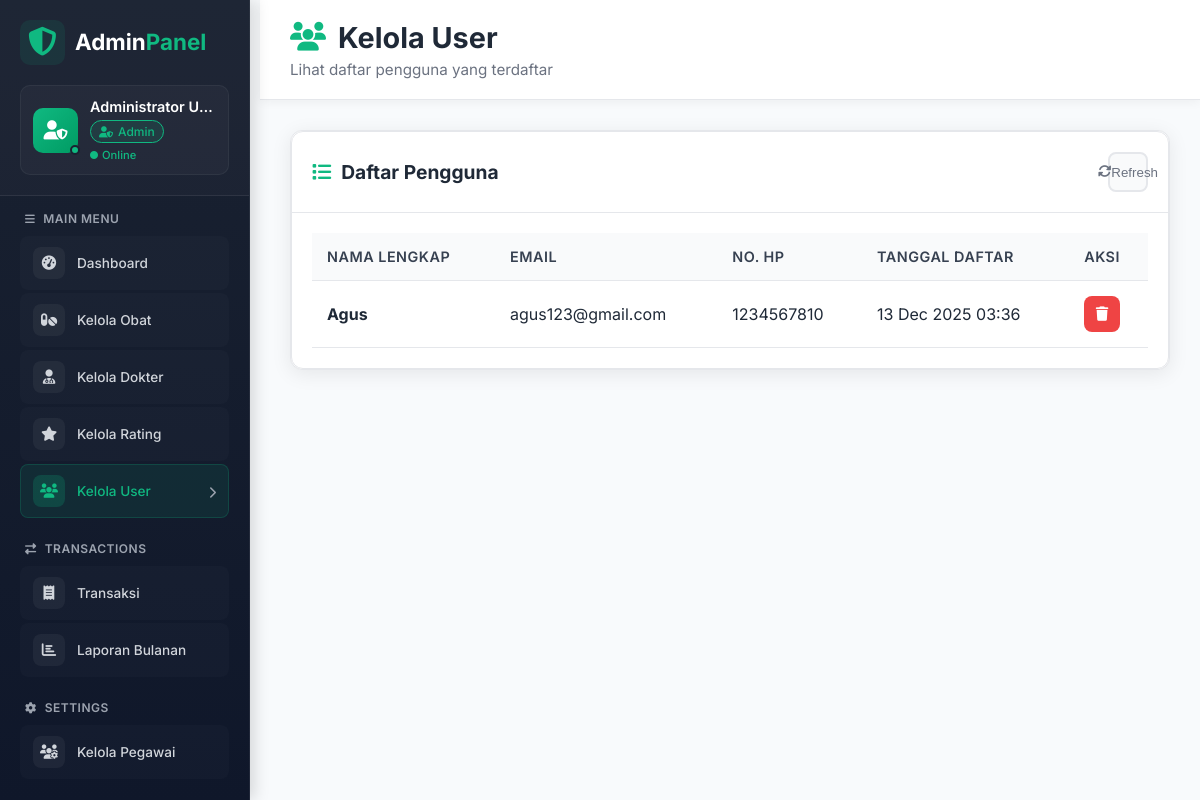
Page /screen/admin/users.php (signed in) on the committed database.
### tables this page shows
CREATE TABLE `pegawai` (
  `id` int(11) NOT NULL,
  `username` varchar(50) NOT NULL,
  `password` varchar(255) NOT NULL,
  `nama_lengkap` varchar(100) NOT NULL,
  `status` enum('active','inactive') DEFAULT 'active',
  `role` varchar(20) NOT NULL DEFAULT 'admin',
  `created_at` timestamp NOT NULL DEFAULT current_timestamp(),
  `last_login` timestamp NULL DEFAULT NULL
);

CREATE TABLE `users` (
  `id` int(11) NOT NULL,
  `nama_lengkap` varchar(100) NOT NULL,
  `email` varchar(100) NOT NULL,
  `password` varchar(255) NOT NULL,
  `no_hp` varchar(20) DEFAULT NULL,
  `created_at` timestamp NOT NULL DEFAULT current_timestamp()
);

### includes/auth.php (called while the page is built, shortened)
<?php
function isLoggedIn() {
    return isset($_SESSION['pegawai_id']) && !empty($_SESSION['pegawai_id']);
}
function getCurrentUser($conn = null) {
    $user_id = $_SESSION['pegawai_id'];
    if ($conn) {
        $sql = "SELECT id, username, nama_lengkap, status, role, created_at, last_login
                FROM pegawai
                WHERE id = '$user_id' AND status = 'active'";
        $result = mysqli_query($conn, $sql);
        if ($row = mysqli_fetch_assoc($result)) {
            return $row;
        } else {
            session_destroy();
            return null;
        }
    }
    return [
        'id' => $_SESSION['pegawai_id'],
        'username' => $_SESSION['username'],
        'nama_lengkap' => $_SESSION['nama_lengkap'],
        'status' => $_SESSION['status'] ?? 'active',
        'role' => $_SESSION['role'] ?? 'admin'
    ];
}

### screen/admin/users.php (the view, shortened to what this page needs)
<?php
require_once dirname(dirname(dirname(__FILE__))) . '/config.php';
$query = "SELECT * FROM users ORDER BY created_at DESC";
$result = mysqli_query($conn, $query);
?>
<!DOCTYPE html>
<html lang="id">
<head>
    <link rel="stylesheet" href="style.css">
    <link rel="stylesheet" href="https://cdnjs.cloudflare.com/ajax/libs/font-awesome/6.4.0/css/all.min.css">
</head>
<body>
    <?php include 'sidebar.php'; ?>
    <div class="main-content">
        <header class="main-header">
            <div class="header-left">
                <h1><i class="fas fa-users"></i> Kelola User</h1>
                <p>Lihat daftar pengguna yang terdaftar</p>
            </div>
        </header>
        <div class="content-wrapper">
            <div class="table-section">
                <div class="card">
                    <div class="card-header">
                        <h3><i class="fas fa-list"></i> Daftar Pengguna</h3>
                        <div class="card-actions">
                            <button class="btn-refresh" onclick="location.reload()">
                                <i class="fas fa-sync-alt"></i> Refresh
                            </button>
                        </div>
                    </div>
                    <div class="card-body">
                        <div class="table-responsive">
                            <table class="table">
                                <thead>
                                    <tr>
                                        <th>Nama Lengkap</th>
                                        <th>Email</th>
                                        <th>No. HP</th>
                                        <th>Tanggal Daftar</th>
                                        <th>Aksi</th>
                                    </tr>
                                </thead>
                                <tbody>
                                    <?php if(mysqli_num_rows($result) > 0): ?>
                                        <?php while($user = mysqli_fetch_assoc($result)): ?>
                                        <tr>
                                            <td>
                                                <strong><?php echo htmlspecialchars($user['nama_lengkap']); ?></strong>
                                            </td>
                                            <td>
                                                <?php echo htmlspecialchars($user['email']); ?>
                                            </td>
                                            <td>
                                                <?php echo htmlspecialchars($user['no_hp']); ?>
                                            </td>
                                            <td>
                                                <?php echo date('d M Y H:i', strtotime($user['created_at'])); ?>
                                            </td>
                                            <td>
                                                <div class="action-buttons">
                                                    <form method="POST" class="delete-form" onsubmit="return confirm('Yakin ingin menghapus user ini?')">
                                                        <button type="submit" name="hapus_user" class="btn-action btn-delete" title="Hapus">
                                                            <i class="fas fa-trash"></i>
                                                        </button>
                                                    </form>
                                                </div>
                                            </td>
                                        </tr>
                                        <?php endwhile; ?>
                                    <?php endif; ?>
                                </tbody>
                            </table>
                        </div>
                    </div>
                </div>
            </div>
        </div>
    </div>
</body>
</html>

### screen/admin/sidebar.php (shortened to what this page needs)
<?php
require_once dirname(dirname(dirname(__FILE__))) . '/config.php';
$currentUser = getCurrentUser($conn);
$username = $currentUser ? $currentUser['nama_lengkap'] : 'Admin';
$userRole = 'admin';
if ($currentUser && isset($currentUser['role']) && !empty($currentUser['role'])) {
    $userRole = $currentUser['role'];
}
elseif (isset($_SESSION['user_role']) && !empty($_SESSION['user_role'])) {
    $userRole = $_SESSION['user_role'];
}
elseif (isset($_SESSION['role']) && !empty($_SESSION['role'])) {
    $userRole = $_SESSION['role'];
    $_SESSION['user_role'] = $userRole;
}
$userRoleDisplay = ucfirst(trim($userRole));
$userRoleKey = strtolower(trim($userRole));
$roleConfig = [
    'admin' => ['icon' => 'fa-user-shield', 'color' => '#10b981', 'title' => 'Admin'],
    'developer' => ['icon' => 'fa-laptop-code', 'color' => '#3b82f6', 'title' => 'Developer'],
    'superadmin' => ['icon' => 'fa-crown', 'color' => '#f59e0b', 'title' => 'Super Admin'],
    'super admin' => ['icon' => 'fa-crown', 'color' => '#f59e0b', 'title' => 'Super Admin'],
    'manager' => ['icon' => 'fa-user-tie', 'color' => '#8b5cf6', 'title' => 'Manager'],
    'kasir' => ['icon' => 'fa-cash-register', 'color' => '#ec4899', 'title' => 'Kasir'],
    'staff' => ['icon' => 'fa-user', 'color' => '#6366f1', 'title' => 'Staff'],
    'custom' => ['icon' => 'fa-user-tag', 'color' => '#6b7280', 'title' => 'Custom'],
    'default' => ['icon' => 'fa-user', 'color' => '#9ca3af', 'title' => 'User']
];
$currentRoleConfig = $roleConfig['default'];
if (isset($roleConfig[$userRoleKey])) {
    $currentRoleConfig = $roleConfig[$userRoleKey];
}
$current_page = basename($_SERVER['PHP_SELF']);
function darkenColor($color, $amount = 30)
{
    if ($color[0] == '#') {
        $color = substr($color, 1);
        $r = hexdec(substr($color, 0, 2));
        $g = hexdec(substr($color, 2, 2));
        $b = hexdec(substr($color, 4, 2));
        $r = max(0, $r - $amount);
        $g = max(0, $g - $amount);
        $b = max(0, $b - $amount);
        return sprintf("#%02x%02x%02x", $r, $g, $b);
    }
    return $color;
}
$darkColor = darkenColor($currentRoleConfig['color'], 30);
?>
<div class="admin-sidebar">
    <div class="admin-header">
        <div class="admin-logo">
            <i class="fas fa-shield-alt"></i>
            <h2>Admin<span>Panel</span></h2>
        </div>
        <div class="user-profile">
            <div class="user-avatar"
                style="background: linear-gradient(135deg, <?php echo $currentRoleConfig['color']; ?> 0%, <?php echo $darkColor; ?> 100%);">
                <i class="fas <?php echo $currentRoleConfig['icon']; ?>"></i>
                <div class="online-indicator"></div>
            </div>
            <div class="user-info">
                <h4 class="user-name"><?php echo htmlspecialchars($username); ?></h4>
                <div class="user-role-info">
                    <span class="role-badge"
                        style="background: <?php echo $currentRoleConfig['color']; ?>20; color: <?php echo $currentRoleConfig['color']; ?>;">
                        <i class="fas <?php echo $currentRoleConfig['icon']; ?>"></i>
                        <?php echo $userRoleDisplay; ?>
                    </span>
                </div>
                <div class="user-meta">
                    <span class="user-status active">
                        <i class="fas fa-circle"></i> Online
                    </span>
                </div>
            </div>
        </div>
    </div>
    <div class="sidebar-scrollable">
        <nav class="admin-nav">
            <div class="nav-section">
                <p class="nav-title">
                    <i class="fas fa-bars"></i> MAIN MENU
                </p>
                <a href="index.php" class="nav-item <?php echo $current_page == 'index.php' ? 'active' : ''; ?>">
                    <div class="nav-icon">
                        <i class="fas fa-tachometer-alt"></i>
                    </div>
                    <span class="nav-text">Dashboard</span>
                </a>
                <a href="obat.php" class="nav-item <?php echo $current_page == 'obat.php' ? 'active' : ''; ?>">
                    <div class="nav-icon">
                        <i class="fas fa-pills"></i>
                    </div>
                    <span class="nav-text">Kelola Obat</span>
                </a>
                <a href="dokter.php" class="nav-item <?php echo $current_page == 'dokter.php' ? 'active' : ''; ?>">
                    <div class="nav-icon">
                        <i class="fas fa-user-md"></i>
                    </div>
                    <span class="nav-text">Kelola Dokter</span>
                </a>
                <a href="rating.php" class="nav-item <?php echo $current_page == 'rating.php' ? 'active' : ''; ?>">
                    <div class="nav-icon">
                        <i class="fas fa-star"></i>
                    </div>
                    <span class="nav-text">Kelola Rating</span>
                </a>
                <a href="users.php" class="nav-item <?php echo $current_page == 'users.php' ? 'active' : ''; ?>">
                    <div class="nav-icon">
                        <i class="fas fa-users"></i>
                    </div>
                    <span class="nav-text">Kelola User</span>
                    <div class="nav-indicator">
                        <i class="fas fa-chevron-right"></i>
                    </div>
                </a>
            </div>
            <div class="nav-section">
                <p class="nav-title">
                    <i class="fas fa-exchange-alt"></i> TRANSACTIONS
                </p>
                <a href="transaksi.php"
                    class="nav-item <?php echo $current_page == 'transaksi.php' ? 'active' : ''; ?>">
                    <div class="nav-icon">
                        <i class="fas fa-receipt"></i>
                    </div>
                    <span class="nav-text">Transaksi</span>
                </a>
                <a href="laporan_bulanan.php"
                    class="nav-item <?php echo $current_page == 'laporan_bulanan.php' ? 'active' : ''; ?>">
                    <div class="nav-icon">
                        <i class="fas fa-chart-bar"></i>
                    </div>
                    <span class="nav-text">Laporan Bulanan</span>
                </a>
            </div>
            <div class="nav-section">
                <p class="nav-title">
                    <i class="fas fa-cog"></i> SETTINGS
                </p>
                <a href="pegawai.php" class="nav-item <?php echo $current_page == 'pegawai.php' ? 'active' : ''; ?>">
                    <div class="nav-icon">
                        <i class="fas fa-users-cog"></i>
                    </div>
                    <span class="nav-text">Kelola Pegawai</span>
                </a>
            </div>
        </nav>
    </div>
</div>

### screen/admin/style.css (style rules this page uses)
:root { --primary: #10b981; --primary-dark: #059669; --primary-light: #d1fae5; --secondary: #3b82f6; --accent: #f59e0b; --danger: #ef4444; --success: #10b981; --warning: #f59e0b; --info: #3b82f6; --dark: #1f2937; --dark-light: #374151; --light: #f9fafb; --gray: #6b7280; --gray-light: #e5e7eb; --border: #e5e7eb; --shadow: 0 4px 20px rgba(0, 0, 0, 0.08); --radius: 12px; --transition: all 0.3s ease; }
* { margin: 0; padding: 0; box-sizing: border-box; }
body { font-family: 'Inter', sans-serif; background: #f8fafc; color: var(--dark); display: flex; min-height: 100vh; overflow-x: hidden; }
.main-content { flex: 1; margin-left: 260px; padding: 0; min-height: 100vh; transition: var(--transition); }
.main-header { background: white; padding: 20px 30px; border-bottom: 1px solid var(--border); display: flex; justify-content: space-between; align-items: center; position: sticky; top: 0; z-index: 100; box-shadow: 0 2px 10px rgba(0, 0, 0, 0.05); }
.header-left h1 { font-size: 1.8rem; color: var(--dark); margin-bottom: 5px; display: flex; align-items: center; gap: 12px; }
.header-left h1 i { color: var(--primary); }
.header-left p { color: var(--gray); font-size: 0.95rem; }
.content-wrapper { display: grid; grid-template-columns: 1fr 1fr; gap: 30px; padding: 30px; }
.form-section, .table-section { background: white; border-radius: var(--radius); box-shadow: var(--shadow); border: 1px solid var(--border); overflow: hidden; }
.card { display: flex; flex-direction: column; height: 100%; }
.card-header { padding: 20px; border-bottom: 1px solid var(--border); display: flex; justify-content: space-between; align-items: center; }
.card-header h3 { font-size: 1.2rem; color: var(--dark); display: flex; align-items: center; gap: 10px; }
.card-header h3 i { color: var(--primary); }
.card-actions { display: flex; gap: 10px; }
.btn-refresh { background: var(--light); border: 2px solid var(--border); width: 40px; height: 40px; border-radius: 8px; display: flex; align-items: center; justify-content: center; cursor: pointer; color: var(--gray); transition: var(--transition); }
.card-body { padding: 20px; flex: 1; overflow-y: auto; }
.table-responsive { overflow-x: auto; }
table { width: 100%; border-collapse: collapse; }
thead { background: var(--light); }
th, td { padding: 15px; text-align: left; border-bottom: 1px solid var(--border); }
th { font-weight: 600; color: var(--dark-light); font-size: 0.9rem; text-transform: uppercase; letter-spacing: 0.5px; }
.action-buttons { display: flex; gap: 8px; }
.btn-action { width: 36px; height: 36px; border-radius: 8px; border: none; display: flex; align-items: center; justify-content: center; cursor: pointer; transition: var(--transition); font-size: 0.9rem; }
.btn-delete { background: var(--danger); color: white; }
.delete-form { display: inline; }
.table-section .card { background: white; border-radius: var(--radius); box-shadow: var(--shadow); border: 1px solid var(--border); overflow: hidden; }
@media (max-width: 1200px) { .analysis-grid, .content-wrapper { grid-template-columns: 1fr; } }

### screen/admin/users.php (style rules this page uses)
.content-wrapper { grid-template-columns: 1fr !important; }

### rows in the picture
pegawai: nama_lengkap "Administrator U…", role "Admin"
users: nama_lengkap "Agus", email "agus123@gmail.com", no_hp "1234567810", created_at "13 Dec 2025 03:36"
